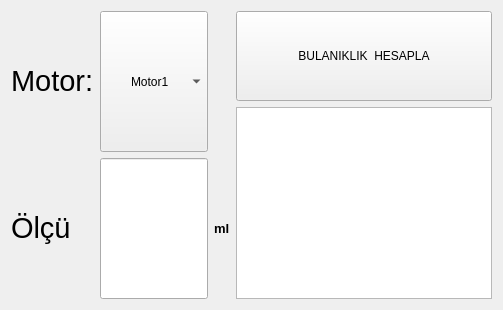
      <widget class="QWidget" name="tab_bulaniklik">
       <attribute name="title">
        <string>Bulanıklık</string>
       </attribute>
       <layout class="QGridLayout" name="gridLayout_87">
        <item row="0" column="0">
         <layout class="QGridLayout" name="gridLayout_86">
          <item row="0" column="0" rowspan="2">
           <layout class="QGridLayout" name="gridLayout_85">
            <item row="0" column="0">
             <widget class="QLabel" name="label_76">
              <property name="sizePolicy">
               <sizepolicy hsizetype="Expanding" vsizetype="Expanding">
                <horstretch>0</horstretch>
                <verstretch>0</verstretch>
               </sizepolicy>
              </property>
              <property name="text">
               <string>&lt;html&gt;&lt;head/&gt;&lt;body&gt;&lt;p&gt;&lt;span style=&quot; font-size:22pt;&quot;&gt;Motor:&lt;/span&gt;&lt;/p&gt;&lt;/body&gt;&lt;/html&gt;</string>
              </property>
             </widget>
            </item>
            <item row="0" column="1">
             <widget class="QComboBox" name="motor_combobox_3">
              <property name="sizePolicy">
               <sizepolicy hsizetype="Expanding" vsizetype="Expanding">
                <horstretch>0</horstretch>
                <verstretch>0</verstretch>
               </sizepolicy>
              </property>
              <property name="layoutDirection">
               <enum>Qt::LeftToRight</enum>
              </property>
              <property name="styleSheet">
               <string notr="true">
QComboBox {
    padding-left: 30px; /* Kenar boşluğunu ayarla */
	font: 12pt &quot;MS Shell Dlg 2&quot;;
}
</string>
              </property>
              <property name="editable">
               <bool>false</bool>
              </property>
              <property name="sizeAdjustPolicy">
               <enum>QComboBox::AdjustToContentsOnFirstShow</enum>
              </property>
              <property name="minimumContentsLength">
               <number>0</number>
              </property>
              <item>
               <property name="text">
                <string>Motor1</string>
               </property>
              </item>
              <item>
               <property name="text">
                <string>Motor2</string>
               </property>
              </item>
              <item>
               <property name="text">
                <string>Motor3</string>
               </property>
              </item>
              <item>
               <property name="text">
                <string>Motor4</string>
               </property>
              </item>
              <item>
               <property name="text">
                <string>Motor5</string>
               </property>
              </item>
             </widget>
            </item>
            <item row="1" column="0">
             <widget class="QLabel" name="label_180">
              <property name="sizePolicy">
               <sizepolicy hsizetype="Expanding" vsizetype="Expanding">
                <horstretch>0</horstretch>
                <verstretch>0</verstretch>
               </sizepolicy>
              </property>
              <property name="text">
               <string>&lt;html&gt;&lt;head/&gt;&lt;body&gt;&lt;p&gt;&lt;span style=&quot; font-size:22pt;&quot;&gt;Ölçü&lt;/span&gt;&lt;/p&gt;&lt;/body&gt;&lt;/html&gt;</string>
              </property>
             </widget>
            </item>
            <item row="1" column="1">
             <widget class="QLineEdit" name="blurring_motor_input">
              <property name="sizePolicy">
               <sizepolicy hsizetype="Expanding" vsizetype="Expanding">
                <horstretch>0</horstretch>
                <verstretch>0</verstretch>
               </sizepolicy>
              </property>
              <property name="styleSheet">
               <string notr="true">font: 28pt &quot;MS Shell Dlg 2&quot;;</string>
              </property>
              <property name="alignment">
               <set>Qt::AlignCenter</set>
              </property>
             </widget>
            </item>
            <item row="1" column="2">
             <widget class="QLabel" name="label_179">
              <property name="sizePolicy">
               <sizepolicy hsizetype="Expanding" vsizetype="Expanding">
                <horstretch>0</horstretch>
                <verstretch>0</verstretch>
               </sizepolicy>
              </property>
              <property name="text">
               <string>&lt;html&gt;&lt;head/&gt;&lt;body&gt;&lt;p&gt;&lt;span style=&quot; font-size:10pt; font-weight:600;&quot;&gt;ml&lt;/span&gt;&lt;/p&gt;&lt;/body&gt;&lt;/html&gt;</string>
              </property>
             </widget>
            </item>
           </layout>
          </item>
          <item row="0" column="1">
           <widget class="QPushButton" name="blurring_button">
            <property name="sizePolicy">
             <sizepolicy hsizetype="Expanding" vsizetype="Minimum">
              <horstretch>0</horstretch>
              <verstretch>0</verstretch>
             </sizepolicy>
            </property>
            <property name="minimumSize">
             <size>
              <width>0</width>
              <height>90</height>
             </size>
            </property>
            <property name="styleSheet">
             <string notr="true">font: 75 14pt &quot;MS Shell Dlg 2&quot;;</string>
            </property>
            <property name="text">
             <string>BULANIKLIK  HESAPLA</string>
            </property>
           </widget>
          </item>
          <item row="1" column="1">
           <widget class="QGraphicsView" name="blurring_output">
            <property name="styleSheet">
             <string notr="true">font: 20pt &quot;MS Shell Dlg 2&quot;;</string>
            </property>
            <property name="frameShadow">
             <enum>QFrame::Sunken</enum>
            </property>
            <property name="lineWidth">
             <number>4</number>
            </property>
           </widget>
          </item>
         </layout>
        </item>
       </layout>
      </widget>
